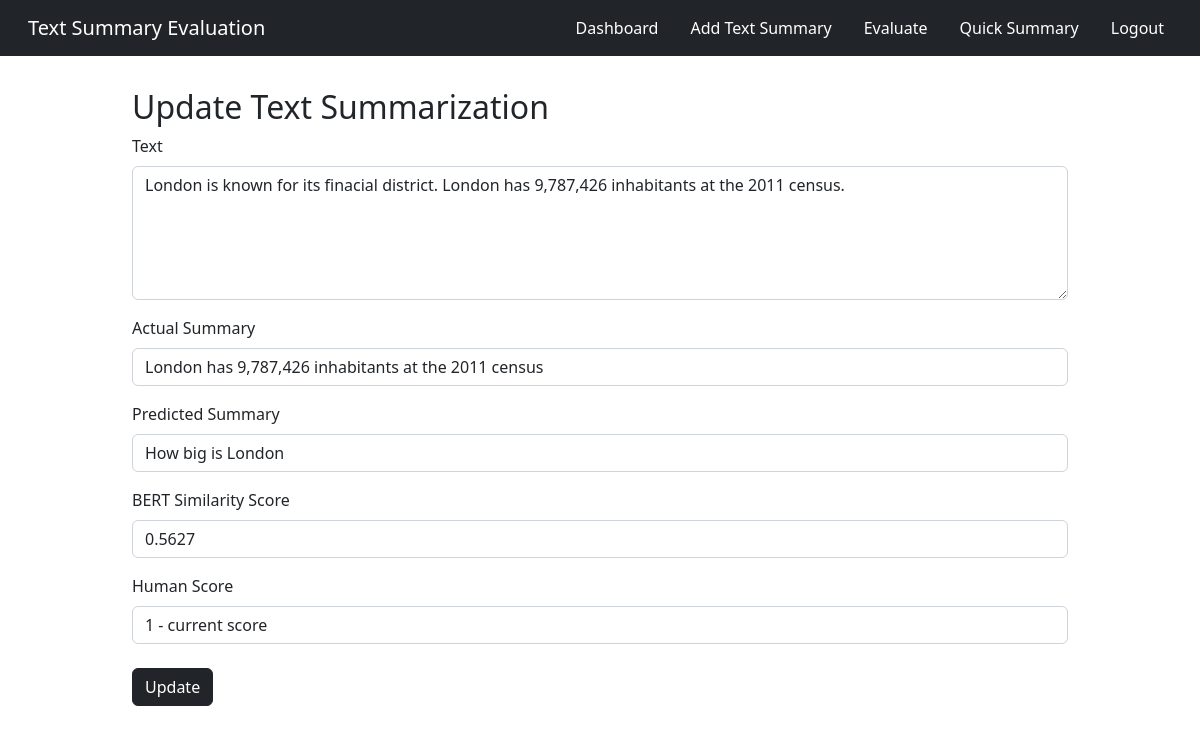
Page /textsum/update/4 (signed in) on the earlier database version.
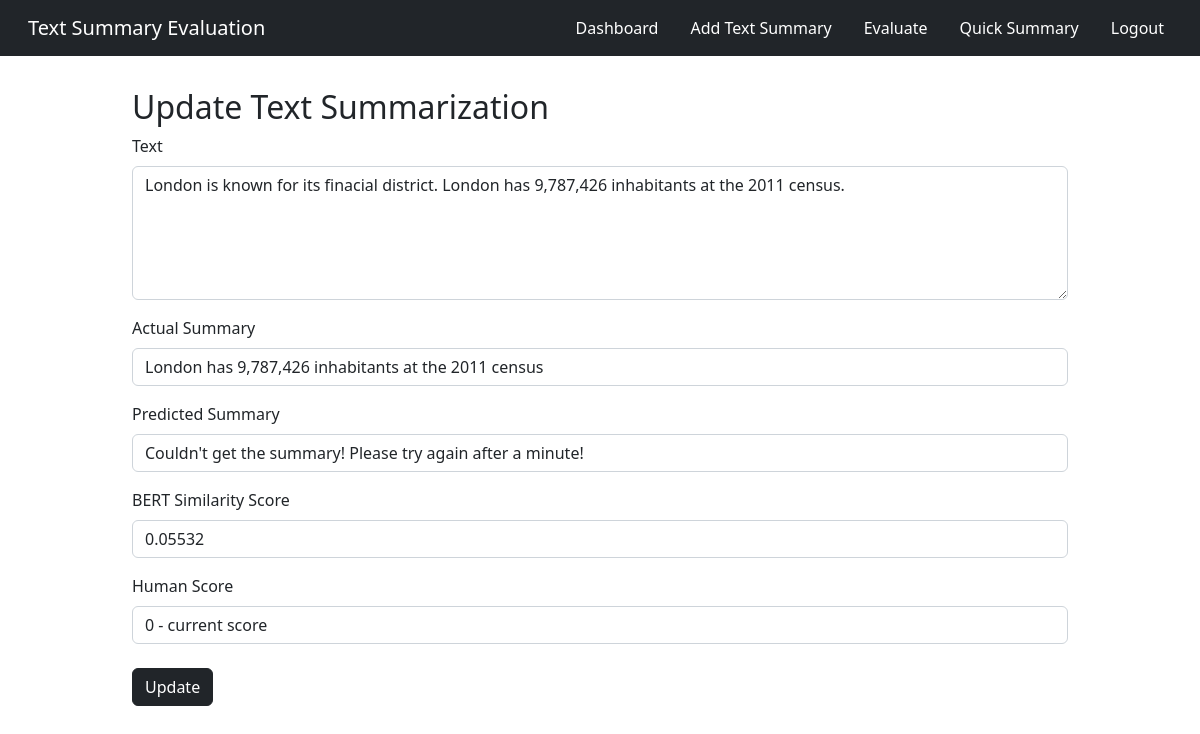
Same page on the later database version.
### app.py (models this page shows, shortened)
class TextSum(db.Model):
    sno = db.Column(db.Integer, primary_key=True)
    text = db.Column(db.String(10000), nullable=False)
    predicted_summary = db.Column(db.String(1000), nullable=False)
    actual_summary = db.Column(db.String(1000), nullable=False)
    cos_sim_score = db.Column(db.Float, nullable=True)
    human_score = db.Column(db.Integer, nullable=True)
    date_created = db.Column(db.DateTime, default=datetime.utcnow)

### app.py (the view, shortened to what this page needs)
@app.route('/textsum/update/<int:sno>',  methods=['GET', 'POST'])
@login_required
def update(sno):
    textsum = TextSum.query.filter_by(sno=sno).first()
    return render_template('update.html', textsum=textsum)

### app.py (called while the page is built)
@login_manager.user_loader
def load_user(user_id):
    return User.get(user_id)

    def get(id):
        return User.query.filter_by(id=id).first()

### templates/update.html (shortened to what this page needs)
<!doctype html>
<html lang="en">
<head>
    <link href="https://cdn.jsdelivr.net/npm/bootstrap@5.2.1/dist/css/bootstrap.min.css" rel="stylesheet"
>
</head>
<body>
{% extends 'base2.html' %}
{% block body %}
    <div class="container">
        <h2>Update Text Summarization</h2>
        <form class="form" action="/textsum/update/{{textsum.sno}}" method="POST">
            <div class="mb-3">
                <label for="text" class="form-label">Text</label>
                <textarea id="textarea1" class="form-control" rows="5" name="text">{{textsum.text}}</textarea>
            </div>
            <div class="mb-3">
                <label for="actual_summary" class="form-label">Actual Summary</label>
                <input type="text" class="form-control" name="actual_summary" value="{{textsum.actual_summary}}">
            </div>
            <div class="mb-3">
                <label for="predicted_summary" class="form-label">Predicted Summary</label>
                <input type="text" class="form-control" name="predicted_summary" value="{{textsum.predicted_summary}}" readonly>
            </div>
            <div class="mb-3">
                <label for="cos_sim_score" class="form-label">BERT Similarity Score</label>
                <input type="number" class="form-control" name="cos_sim_score" value="{{textsum.cos_sim_score}}" readonly>
            </div>
            <div class="mb-4">
                <label for="human_score" class="form-label">Human Score</label>
                <select class="form-control" name="human_score">
                    <option value="{{textsum.human_score}}">{{textsum.human_score}} - current score</option>
                </select>
            </div>
            <button type="submit" class="btn btn-dark">Update</button>
        </form>
    </div>
{% endblock body %}

Differences in the rows shown:
changed TextSum: predicted_summary "How big is London" → "Couldn't get the summary! Please try again after a minute!"; cos_sim_score "0.5627" → "0.05532"; human_score "1 - current score" → "0 - current score"
